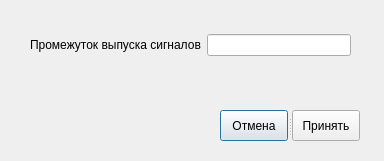
<?xml version="1.0" encoding="UTF-8"?>
<ui version="4.0">
 <class>RLS</class>
 <widget class="QDialog" name="RLS">
  <property name="geometry">
   <rect>
    <x>0</x>
    <y>0</y>
    <width>384</width>
    <height>161</height>
   </rect>
  </property>
  <property name="windowTitle">
   <string>Dialog</string>
  </property>
  <widget class="QSplitter" name="splitter_9">
   <property name="geometry">
    <rect>
     <x>220</x>
     <y>110</y>
     <width>141</width>
     <height>31</height>
    </rect>
   </property>
   <property name="orientation">
    <enum>Qt::Horizontal</enum>
   </property>
   <widget class="QPushButton" name="pushButton">
    <property name="text">
     <string>Отмена</string>
    </property>
   </widget>
   <widget class="QPushButton" name="add_signals_timer">
    <property name="text">
     <string>Принять</string>
    </property>
   </widget>
  </widget>
  <widget class="QWidget" name="verticalLayoutWidget">
   <property name="geometry">
    <rect>
     <x>30</x>
     <y>20</y>
     <width>321</width>
     <height>51</height>
    </rect>
   </property>
   <layout class="QVBoxLayout" name="verticalLayout">
    <item>
     <layout class="QHBoxLayout" name="horizontalLayout">
      <item>
       <widget class="QLabel" name="label">
        <property name="sizePolicy">
         <sizepolicy hsizetype="Fixed" vsizetype="Preferred">
          <horstretch>0</horstretch>
          <verstretch>0</verstretch>
         </sizepolicy>
        </property>
        <property name="text">
         <string>Промежуток выпуска сигналов</string>
        </property>
       </widget>
      </item>
      <item>
       <widget class="QLineEdit" name="signals_timer"/>
      </item>
     </layout>
    </item>
   </layout>
  </widget>
 </widget>
 <resources/>
 <connections>
  <connection>
   <sender>pushButton</sender>
   <signal>clicked()</signal>
   <receiver>RLS</receiver>
   <slot>close()</slot>
   <hints>
    <hint type="sourcelabel">
     <x>263</x>
     <y>122</y>
    </hint>
    <hint type="destinationlabel">
     <x>161</x>
     <y>122</y>
    </hint>
   </hints>
  </connection>
 </connections>
</ui>
